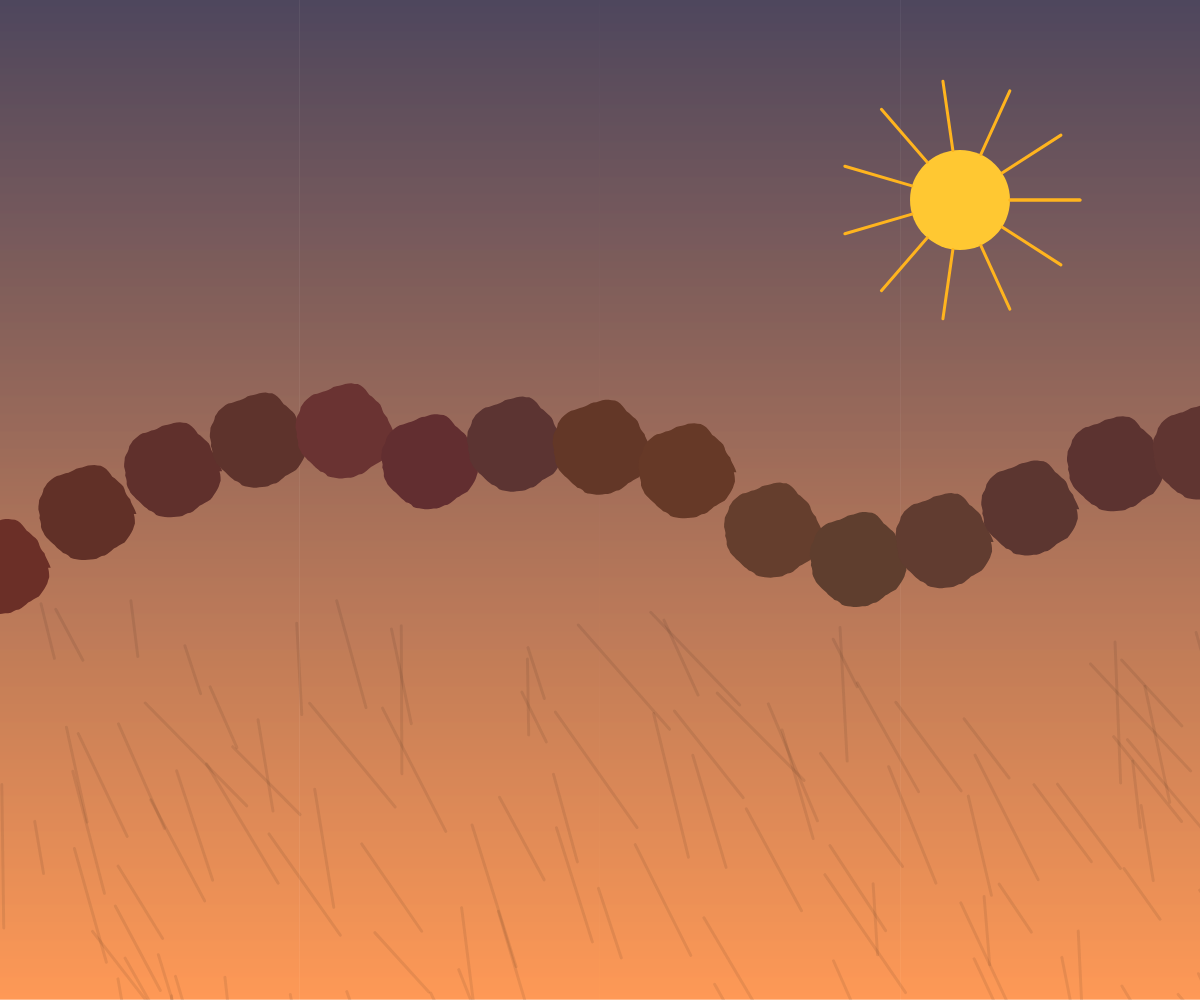
Frame 1 (no input)
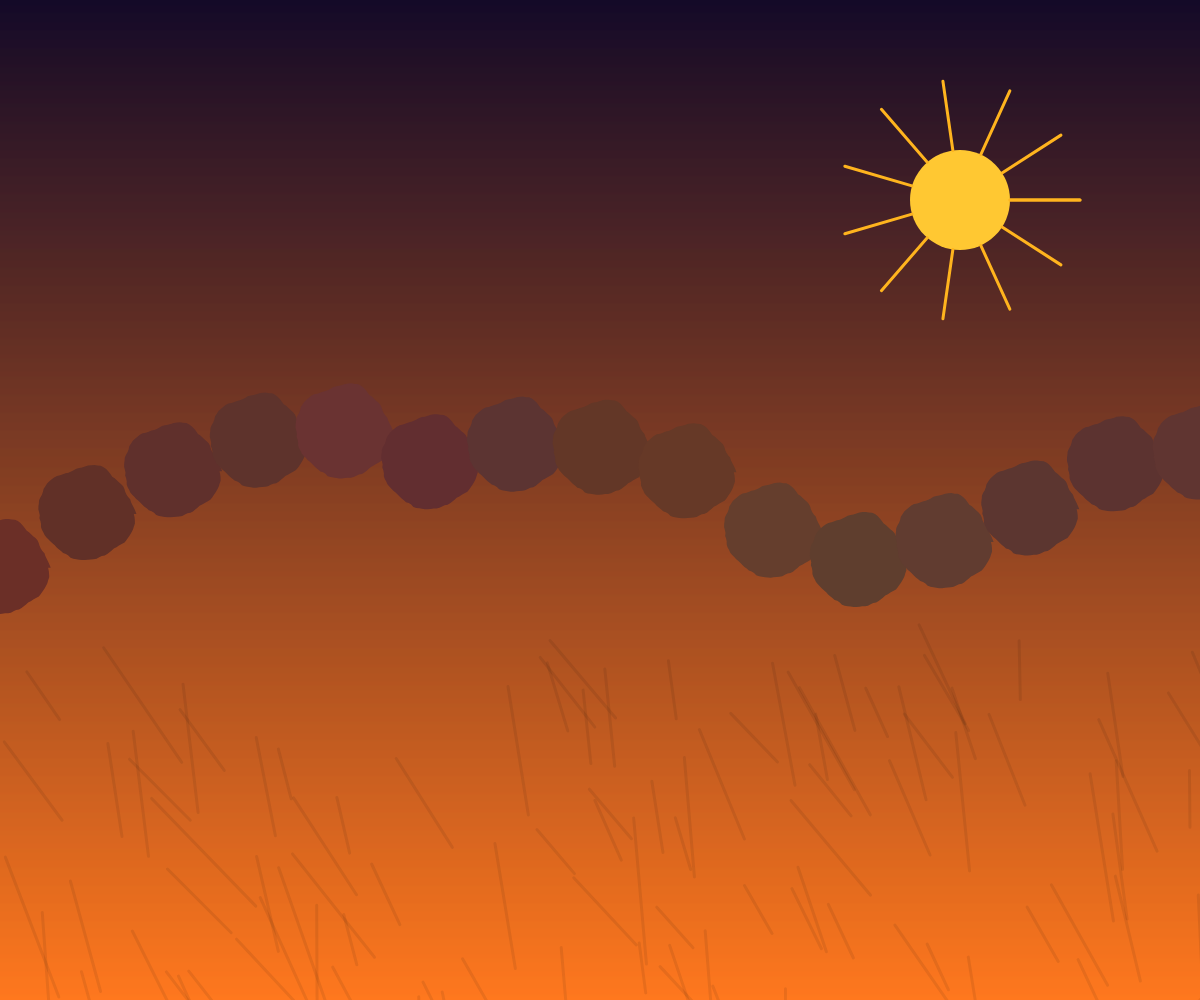
Frame 2 (the mouse pressed at the canvas centre, redrawn once)

The p5.js sketch that drew these frames (run headless with seeded random() and noise() and a simulated clock; the mouse was pressed at the canvas centre and the sketch redrawn once):

// p5.js sketch
// ── sketch.js
function setup() {
  createCanvas(windowWidth, windowHeight);
  noLoop();
}

function draw() {
  // Background gradient from deep blue to warm orange
  for (let y = 0; y < height; y++) {
    let inter = map(y, 0, height, 0, 1);
    let c = lerpColor(color(20, 10, 40), color(255, 120, 30), inter);
    stroke(c);
    line(0, y, width, y);
  }

  // Rolling hills with varying green tones
  drawHills();

  // Foreground shadows cast by the hills
  drawShadows();

  // Sun as a glowing orb
  drawSun();
}

function drawHills() {
  noStroke();
  for (let i = 0; i < 15; i++) {
    let x = map(i, 0, 14, 0, width);
    let h = map(noise(i * 0.2), 0, 1, height * 0.3, height * 0.7);
    let w = width / 15;
    
    // Create a hill with color variation
    let hue = map(noise(i * 0.5), 0, 1, 80, 120); // Green range
    let sat = map(noise(i * 0.3 + 100), 0, 1, 40, 70);
    let lit = map(noise(i * 0.4 + 200), 0, 1, 30, 60);
    
    fill(hue, sat, lit);
    
    // Draw a smooth hill shape
    beginShape();
    for (let j = 0; j < 100; j++) {
      let angle = map(j, 0, 99, 0, TWO_PI);
      let r = w * 0.5 + noise(j * 0.1) * w * 0.2;
      let xoff = cos(angle) * r;
      let yoff = sin(angle) * r;
      vertex(x + xoff, h - yoff);
    }
    endShape(CLOSE);
  }
}

function drawShadows() {
  // Cast long exaggerated shadows
  stroke(0, 20);
  strokeWeight(3);
  for (let i = 0; i < 100; i++) {
    let x = random(width);
    let y = random(height * 0.6, height);
    let len = random(50, 150);
    let angle = random(PI/4, PI/2); // Shadows at an acute angle
    line(x, y, x + cos(angle) * len, y + sin(angle) * len);
  }
}

function drawSun() {
  // Sun with warm glow
  noStroke();
  fill(255, 200, 50);
  ellipse(width * 0.8, height * 0.2, 100, 100);
  
  // Sun rays
  strokeWeight(3);
  for (let i = 0; i < 12; i++) {
    let angle = map(i, 0, 11, 0, TWO_PI);
    let x1 = width * 0.8 + cos(angle) * 50;
    let y1 = height * 0.2 + sin(angle) * 50;
    let x2 = width * 0.8 + cos(angle) * 120;
    let y2 = height * 0.2 + sin(angle) * 120;
    stroke(255, 180, 30);
    line(x1, y1, x2, y2);
  }
}
